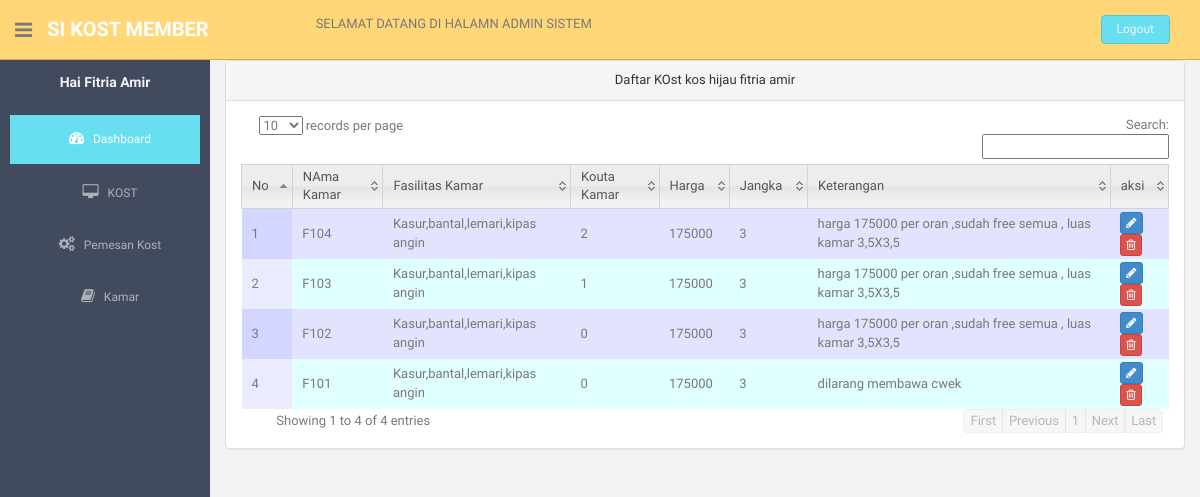
The app's page /member/lihat-kamar.php?id_rumah=23 (signed in) with its own data.
### tables this page shows
CREATE TABLE IF NOT EXISTS `rumah_kost` (
  `id_rumah` int(11) NOT NULL AUTO_INCREMENT,
  `id_member` int(11) NOT NULL,
  `Nama_kost` varchar(100) NOT NULL,
  `alamat_kost` varchar(500) NOT NULL,
  `id_kecamatan` int(11) NOT NULL,
  `id_kelurahan` int(11) NOT NULL,
  `fasilitas` varchar(500) NOT NULL,
  `latitude` float NOT NULL,
  `longitude` float NOT NULL,
  `lain_lain` varchar(500) NOT NULL,
  `harga_terendah` varchar(100) NOT NULL,
  `jenis_kost` varchar(50) NOT NULL,
  `kategori` varchar(100) NOT NULL,
  `id_metode` int(11) NOT NULL,
  `foto` varchar(1000) NOT NULL,
  PRIMARY KEY (`id_rumah`)
);

CREATE TABLE IF NOT EXISTS `kamar` (
  `id_kamar` int(11) NOT NULL AUTO_INCREMENT,
  `id_rumah` int(11) NOT NULL,
  `id_member` int(11) NOT NULL,
  `kamar` varchar(500) NOT NULL,
  `fasilitas_kamar` varchar(500) NOT NULL,
  `kouta` int(11) NOT NULL,
  `harga` varchar(500) NOT NULL,
  `waktu_sewa` varchar(100) NOT NULL,
  `keterangan_kamar` text NOT NULL,
  PRIMARY KEY (`id_kamar`)
);

### member/lihat-kamar.php (the view, shortened to what this page needs)
<?php
if ($_SESSION['username']) {
    ?>
    <?php include"style.php"; ?>
    <section id="container" >
        <?php include"header.php"; ?>
        <aside>
            <?php include "menu.php"; ?>
        </aside>
        <?php
        $id_member = $_SESSION['id_member'];
        $id_rumah = $_REQUEST['id_rumah'];
        $Nama_kost = mysql_result(mysql_query("select Nama_kost from rumah_kost where id_rumah='" . $id_rumah . "'"), 0);
        ?>
        <section id="main-content">
            <section class="wrapper">
                <div class="row">
                    <div class="col-lg-12">
                        <div class="panel panel-default">
                            <div class="panel-heading">
                                Daftar KOst   <?php echo $Nama_kost; ?>
                            </div>
                            <div class="panel-body">
                                <div class="table-responsive">
                                    <table id="tabel" class="display">
                                        <thead>
                                            <tr>
                                                <th>No</th>
                                                <th>NAma Kamar</th>
                                                <th>Fasilitas Kamar</th>
                                                <th>Kouta Kamar</th>
                                                <th>Harga</th>
                                                <th>Jangka</th>
                                                <th>Keterangan</th>
                                                <th>aksi</th>
                                            </tr>
                                        </thead>
                                        <tbody>
                                            <?php
                                            $sql = "select * from kamar where id_rumah ='" . $id_rumah . "'";
                                            $sql_exe = mysql_query($sql);
                                            $no = 1;
                                            while ($row = mysql_fetch_assoc($sql_exe)) {
                                                $id_kamar = $row['id_kamar'];
                                                ?>
                                                <tr>
                                                    <td><?php echo $no++; ?></td>
                                                    <td><?php echo $row['kamar']; ?></td>
                                                    <td><?php echo $row['fasilitas_kamar']; ?></td>
                                                    <td><?php echo $row['kouta']; ?></td>
                                                    <td><?php echo $row['harga']; ?></td>
                                                    <td><?php echo $row['waktu_sewa']; ?></td>
                                                    <td><?php echo $row['keterangan_kamar']; ?></td>
                                                    <td>
                                                      <button class="btn btn-primary btn-xs"><a href="index.php?page=13&id_kamar=<? echo $id_kamar; ?>&kamar=<? echo $kamar; ?>&id_rumah=<?php echo $id_rumah; ?>&id_member=<?php echo $id_member; ?>"><i class="fa fa-pencil"></i></a></button>
                                                        <button class="btn btn-danger btn-xs"> <a href="delete-kamar.php?&id_kamar=<? echo $id_kamar; ?>&kamar=<? echo $kamar; ?>&id_rumah=<?php echo $id_rumah; ?>&id_member=<?php echo $id_member; ?>" onclick="return confirm('Anda yakin akan menghapus data Ini ?')"><i class="fa fa-trash-o "></i></a></button></td>
                                                </tr>
                                                <?php
                                            }
                                            ?> </tbody>
                                    </table>
                                </div>
                            </div>
                        </div>
                    </div>
                </div>
                </div>
    <br><br>
    <?php include"foter.php"; ?>
    <?php
} else {
    session_destroy();
    header('Location:../login.php?status=Silahkan Login');
}
?>

### member/style.php (shortened to what this page needs)
<!DOCTYPE html>
<html lang="en">
    <head>
        <link href="assets/css/bootstrap.css" rel="stylesheet">
        <link href="assets/font-awesome/css/font-awesome.css" rel="stylesheet" />
        <link rel="stylesheet" type="text/css" href="assets/css/zabuto_calendar.css">
        <link rel="stylesheet" type="text/css" href="assets/js/gritter/css/jquery.gritter.css" />
        <link rel="stylesheet" type="text/css" href="assets/lineicons/style.css">
        <link href="assets/css/style.css" rel="stylesheet">
        <link href="assets/css/style-responsive.css" rel="stylesheet">
        <link rel="stylesheet" type="text/css" href="media/css/demo_table_jui.css" />
        <link rel="stylesheet" type="text/css" href="media/themes/smoothness/jquery-ui-1.8.4.custom.css" />
    </head>
    <body onLoad="peta_awal()">
    <center>
        <div id='badan'>

### member/header.php
<header class="header black-bg">
<div class="sidebar-toggle-box">
<div class="fa fa-bars tooltips" data-placement="right" data-original-title="Toggle Navigation"></div>
</div>
<a href="index.html" class="logo"><b>SI KOST MEMBER</b></a>
<div class="nav notify-row" id="top_menu">
<ul class="nav top-menu">
 <div class="collapse navbar-collapse navbar-right">
     <marquee>SELAMAT DATANG DI HALAMN ADMIN SISTEM</marquee> </div>
</div>
<div class="top-menu">
<ul class="nav pull-right top-menu">
<li><a class="logout" href="../logout.php">Logout</a></li>
</ul>
</div>
</header>

### member/menu.php (shortened to what this page needs)
<?php
$username = $_SESSION['username'];
$pengguna = $username;
?>
<div id="sidebar"  class="nav-collapse ">
    <ul class="sidebar-menu" id="nav-accordion">
        <h5 class="centered">Hai <?php echo $pengguna; ?> </h5>
        <li class="mt">
            <a class="active" href="index.php?page=1">
                <i class="fa fa-dashboard"></i>
                <span>Dashboard</span>
            </a>
        </li>
        <li class="sub-menu">
            <a href="javascript:;" >
                <i class="fa fa-desktop"></i>
                <span>KOST</span>
            </a>
        </li>
        <li class="sub-menu">
            <a href="" >
                <i class="fa fa-cogs"></i>
                <span>Pemesan Kost</span>
            </a>
        </li>
        <li class="sub-menu">
            <a href="javascript:;" >
                <i class="fa fa-book"></i>
                <span>Kamar</span>
            </a>
        </li>
    </ul>
</div>

### member/foter.php (shortened to what this page needs)
</body>
</html>

### member/assets/css/style.css (style rules this page uses)
body { color: #797979; background: #f2f2f2; font-family: 'Ruda', sans-serif; padding: 0px !important; margin: 0px !important; font-size:13px; }
ul li { list-style: none; }
a, a:hover, a:focus { text-decoration: none; outline: none; }
#container { width: 100%; height: 100%; }
.centered { text-align: center; }
.mt { margin-top: 25px; }
ul.top-menu > li > .logout { color: #f2f2f2; font-size: 12px; border-radius: 4px; -webkit-border-radius: 4px; border: 1px solid #64c3c2 !important; padding: 5px 15px; margin-right: 15px; background: #68dff0; margin-top: 15px; }
#sidebar { width: 210px; height: 100%; position: fixed; background: #424a5d; }
#sidebar h5 { color: #f2f2f2; font-weight: 700; }
#sidebar ul li { position: relative; }
ul.sidebar-menu , ul.sidebar-menu li ul.sub { margin: -2px 0 0; padding: 0; }
ul.sidebar-menu { margin-top: 75px; }
ul.sidebar-menu li { margin-bottom: 5px; margin-left:10px; margin-right:10px; }
ul.sidebar-menu li.sub-menu { line-height: 15px; }
ul.sidebar-menu li a span { display: inline-block; }
ul.sidebar-menu li a { color: #aeb2b7; text-decoration: none; display: block; padding: 15px 0 15px 10px; font-size: 12px; outline: none; -webkit-transition: all 0.3s ease; -moz-transition: all 0.3s ease; -o-transition: all 0.3s ease; -ms-transition: all 0.3s ease; transition: all 0.3s ease; }
ul.sidebar-menu li a.active, ul.sidebar-menu li a:hover, ul.sidebar-menu li a:focus { background: #68dff0; color: #fff; display: block; -webkit-transition: all 0.3s ease; -moz-transition: all 0.3s ease; -o-transition: all 0.3s ease; -ms-transition: all 0.3s ease; transition: all 0.3s ease; }
ul.sidebar-menu li a i { font-size: 15px; padding-right: 6px; }
ul.sidebar-menu li a.active i { color: #fff; }
#main-content { margin-left: 210px; }
.header, .footer { min-height: 60px; padding: 0 15px; }
.header { position: fixed; left: 0; right: 0; z-index: 1002; }
.black-bg { background: #ffd777; border-bottom: 1px solid #c9aa5f; }
.wrapper { display: inline-block; margin-top: 60px; padding-left: 15px; padding-right: 15px; padding-bottom: 15px; padding-top: 0px; width: 100%; }
a.logo { font-size: 20px; color: #ffffff; float: left; margin-top: 15px; text-transform: uppercase; }
a.logo b { font-weight: 900; }
#top_menu .nav > li, ul.top-menu > li { float: left; }
.notify-row { float: left; margin-top: 15px; margin-left: 92px; }
ul.top-menu > li > a { color: #666666; font-size: 16px; border-radius: 4px; -webkit-border-radius: 4px; border:1px solid #666666 !important; padding: 2px 6px; margin-right: 15px; }
.sidebar-toggle-box { float: left; padding-right: 15px; margin-top: 20px; }
.sidebar-toggle-box .fa-bars { cursor: pointer; display: inline-block; font-size: 20px; }

### member/media/css/demo_table_jui.css (style rules this page uses)
table.display thead th { padding: 3px 0px 3px 10px; cursor: pointer; * cursor: hand; }
table.display { margin: 0 auto; width: 100%; clear: both; border-collapse: collapse; }
table.display td { padding: 3px 10px; }
tr.odd { background-color: #E2E4FF; }
tr.even { background-color: #E0FFFF; }
tr.odd td.sorting_1 { background-color: #D3D6FF; }
tr.even td.sorting_1 { background-color: #EAEBFF; }

### records on screen
rumah_kost: Nama_kost "kos hijau fitria amir"
kamar: kamar "F104", fasilitas_kamar "Kasur,bantal,lemari,kipas angin", kouta "2", harga "175000", waktu_sewa "3", keterangan_kamar "harga 175000 per oran ,sudah free semua , luas kamar 3,5X3,5"
kamar: kamar "F103", fasilitas_kamar "Kasur,bantal,lemari,kipas angin", kouta "1", harga "175000", waktu_sewa "3", keterangan_kamar "harga 175000 per oran ,sudah free semua , luas kamar 3,5X3,5"
kamar: kamar "F102", fasilitas_kamar "Kasur,bantal,lemari,kipas angin", kouta "0", harga "175000", waktu_sewa "3", keterangan_kamar "harga 175000 per oran ,sudah free semua , luas kamar 3,5X3,5"
kamar: kamar "F101", fasilitas_kamar "Kasur,bantal,lemari,kipas angin", kouta "0", harga "175000", waktu_sewa "3", keterangan_kamar "dilarang membawa cwek"

### other values on screen
$pengguna "Fitria Amir"
